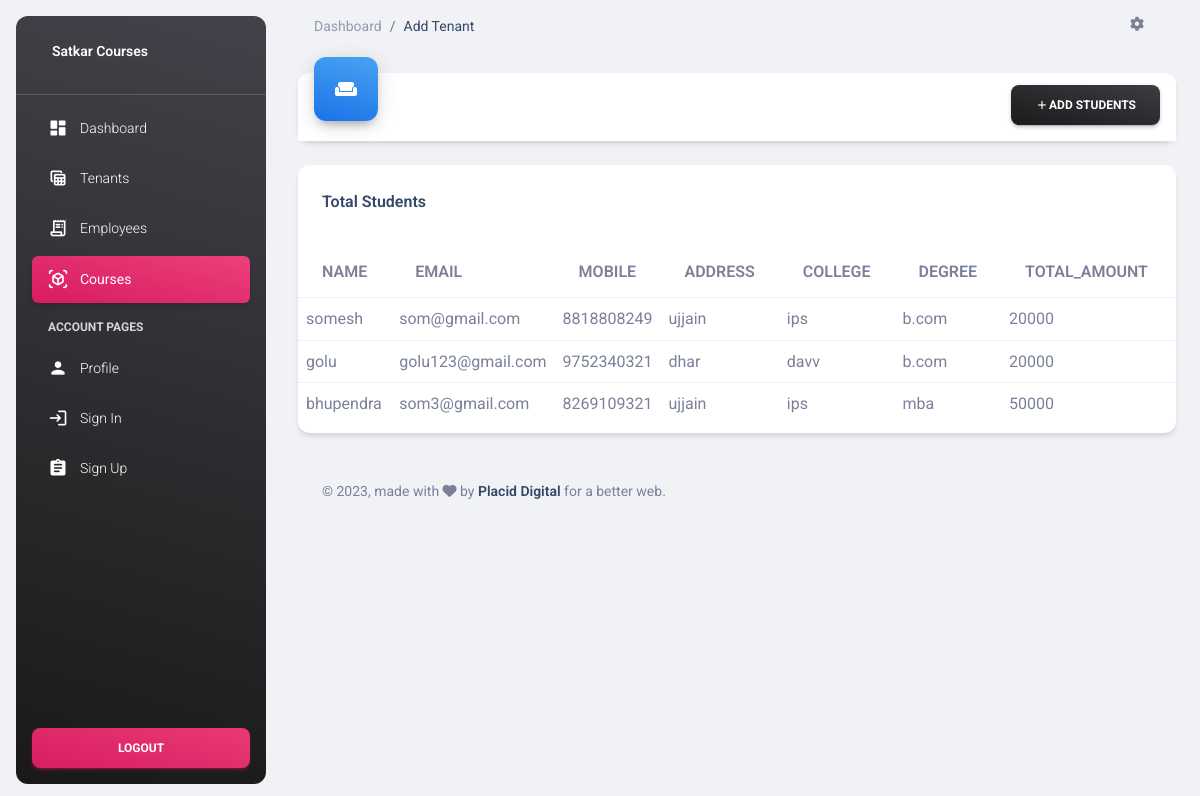
Screenshot of /viewstudents/ with the database file from the repository.
### app/models.py (models this page shows)
class AddStudents(models.Model):
    name = models.CharField(max_length=100)
    email = models.CharField(max_length=100)
    mobile = models.CharField(max_length=100)
    address = models.CharField(max_length=100)
    college = models.CharField(max_length=100)
    degree = models.CharField(max_length=100)
    total_amount = models.IntegerField()
    paid_amount = models.IntegerField()
    due_amount = models.IntegerField()
    course = models.ForeignKey(student_dashboard, on_delete=models.CASCADE)

### app/views.py (the view)
# urls.py: path('viewstudents/',views.viewstudents),
def viewstudents(request):
    data = student_dashboard.objects.all()
    courses = AddStudents.objects.all()
    return render(request,'viewstudents.html',{'data':data,'courses':courses})

### app/templates/viewstudents.html (shortened to what this page needs)
{% load static%}
<!DOCTYPE html>
<html lang="en">
<head>
  <link href="{% static 'css/nucleo-icons.css' %}" rel="stylesheet" />
  <link href="{% static 'css/nucleo-svg.css' %}" rel="stylesheet" />
  <link id="pagestyle" href="{% static 'css/material-dashboard.css' %}" rel="stylesheet" />
</head>
<body class="g-sidenav-show  bg-gray-200">
  <aside
    class="sidenav navbar navbar-vertical navbar-expand-xs border-0 border-radius-xl my-3 fixed-start ms-3   bg-gradient-dark"
    id="sidenav-main">
    <div class="sidenav-header">
      <a class="navbar-brand m-0" href=" " target="_blank">
        <span class="ms-1 font-weight-bold text-white">Satkar Courses</span>
      </a>
    </div>
    <hr class="horizontal light mt-0 mb-2">
    <div class="collapse navbar-collapse  w-auto  max-height-vh-100" id="sidenav-collapse-main">
      <ul class="navbar-nav">
        <li class="nav-item">
          <a class="nav-link text-white" href="/dashboard.html">
            <div class="text-white text-center me-2 d-flex align-items-center justify-content-center">
              <i class="material-icons opacity-10">dashboard</i>
            </div>
            <span class="nav-link-text ms-1">Dashboard</span>
          </a>
        </li>
        <li class="nav-item">
          <a class="nav-link text-white " href="tenants.html">
            <div class="text-white text-center me-2 d-flex align-items-center justify-content-center">
              <i class="material-icons opacity-10">table_view</i>
            </div>
            <span class="nav-link-text ms-1">Tenants</span>
          </a>
        </li>
        <li class="nav-item">
          <a class="nav-link text-white " href="employees.html">
            <div class="text-white text-center me-2 d-flex align-items-center justify-content-center">
              <i class="material-icons opacity-10">receipt_long</i>
            </div>
            <span class="nav-link-text ms-1">Employees</span>
          </a>
        </li>
        <li class="nav-item">
          <a class="nav-link text-white active bg-gradient-primary" href="/courses.html">
            <div class="text-white text-center me-2 d-flex align-items-center justify-content-center">
              <i class="material-icons opacity-10">view_in_ar</i>
            </div>
            <span class="nav-link-text ms-1">Courses</span>
          </a>
        </li>
        <li class="nav-item mt-3">
          <h6 class="ps-4 ms-2 text-uppercase text-xs text-white font-weight-bolder opacity-8">Account pages</h6>
        </li>
        <li class="nav-item">
          <a class="nav-link text-white " href="/profile.html">
            <div class="text-white text-center me-2 d-flex align-items-center justify-content-center">
              <i class="material-icons opacity-10">person</i>
            </div>
            <span class="nav-link-text ms-1">Profile</span>
          </a>
        </li>
        <li class="nav-item">
          <a class="nav-link text-white " href="/">
            <div class="text-white text-center me-2 d-flex align-items-center justify-content-center">
              <i class="material-icons opacity-10">login</i>
            </div>
            <span class="nav-link-text ms-1">Sign In</span>
          </a>
        </li>
        <li class="nav-item">
          <a class="nav-link text-white " href="/sign-up.html">
            <div class="text-white text-center me-2 d-flex align-items-center justify-content-center">
              <i class="material-icons opacity-10">assignment</i>
            </div>
            <span class="nav-link-text ms-1">Sign Up</span>
          </a>
        </li>
      </ul>
    </div>
    <div class="sidenav-footer position-absolute w-100 bottom-0 ">
      <div class="mx-3">
        <a class="btn bg-gradient-primary mt-4 w-100" href="" type="button">Logout</a>
      </div>
    </div>
  </aside>
  <main class="main-content position-relative max-height-vh-100 h-100 border-radius-lg ">
    <nav class="navbar navbar-main navbar-expand-lg px-0 mx-4 shadow-none border-radius-xl" id="navbarBlur"
      navbar-scroll="true">
      <div class="container-fluid py-1 px-3">
        <nav aria-label="breadcrumb">
          <ol class="breadcrumb bg-transparent mb-0 pb-0 pt-1 px-0 me-sm-6 me-5">
            <li class="breadcrumb-item text-sm"><a class="opacity-5 text-dark" href="javascript:;">Dashboard</a></li>
            <li class="breadcrumb-item text-sm text-dark active" aria-current="page">Add Tenant</li>
          </ol>
        </nav>
        <div class="collapse navbar-collapse mt-sm-0 mt-2 me-md-0 me-sm-4" id="navbar">
          <ul class="navbar-nav  justify-content-end">
            <li class="nav-item px-3 d-flex align-items-center">
              <a href="javascript:;" class="nav-link text-body p-0">
                <i class="fa fa-cog fixed-plugin-button-nav cursor-pointer"></i>
              </a>
            </li>
          </ul>
        </div>
      </div>
    </nav>
    <div class="container-fluid py-4">
      <div class="row">
        <div class="col-xl-12 col-sm-6 mb-xl-0 mb-4">
          <div class="card">
            <div class="card-header p-3 pt-2">
              <div
                class="icon icon-lg icon-shape bg-gradient-info shadow-dark text-center border-radius-xl mt-n4 position-absolute">
                <i class="material-icons opacity-10">weekend</i>
              </div>
              <div class="text-end pt-1">
                <a class="btn bg-gradient-dark mb-0" href="javascript:;" data-bs-toggle="modal"
                  data-bs-target="#exampleModal"><i class="material-icons text-sm">add</i>Add Students</a>
              </div>
            </div>
          </div>
        </div>
      </div>
      <div class="row mt-4 mb-4">
        <div class="col-lg-12 col-md-6 mb-md-0 mb-4">
          <div class="card">
            <div class="card-header pb-0">
              <div class="row">
                <div class="col-lg-6 col-7">
                  <h6>Total Students</h6>
                </div>
              </div>
            </div>
            <div class="card-body px-0 pb-2">
              <div class="table-responsive">
                <table class="table align-items-center mb-0">
                  <thead>
                    <th>NAME</th>
                    <th>EMAIL</th>
                    <th>MOBILE</th>
                    <th>ADDRESS</th>
                    <th>COLLEGE</th>
                    <th>DEGREE</th>
                    <th>TOTAL_AMOUNT</th>
                    <th>PAID_AMOUNT</th>
                  </thead>
                  <tbody>
                    {% if courses %}
                     {% for i in courses  %}
                      <tr>
                        <td>{{i.name}}</td>
                        <td>{{i.email}}</td>
                        <td>{{i.mobile}}</td>
                        <td>{{i.address}}</td>
                        <td>{{i.college}}</td>
                        <td>{{i.degree}}</td>
                        <td>{{i.total_amount}}</td>
                        <td>{{i.paid_amount}}</td>
                      </tr>
                     {% endfor %}
                    {% endif %}
                  </tbody>
                </table>
              </div>
            </div>
          </div>
        </div>
      </div>
      <footer class="footer py-4  ">
        <div class="container-fluid">
          <div class="row align-items-center justify-content-lg-between">
            <div class="col-lg-6 mb-lg-0 mb-4">
              <div class="copyright text-center text-sm text-muted text-lg-start">
                ©
                ,
                made with <i class="fa fa-heart"></i> by
                <a href="https://www.placiddigital.com" class="font-weight-bold" target="_blank">Placid Digital</a>
                for a better web.
              </div>
            </div>
          </div>
        </div>
      </footer>
    </div>
  </main>
</body>
</html>

### app/static/css/nucleo-svg.css (style rules this page uses)
.icon { display: inline-block; color: #111111; height: 1em; width: 1em; }
.icon-lg { height: 1.6em; width: 1.6em; }
.icon { fill: currentColor; stroke: none; }

### rows the page displays
AddStudents: name "somesh", email "som@gmail.com", mobile "8818808249", address "ujjain", college "ips", degree "b.com", total_amount "20000"
AddStudents: name "golu", email "golu123@gmail.com", mobile "9752340321", address "dhar", college "davv", degree "b.com", total_amount "20000"
AddStudents: name "bhupendra", email "som3@gmail.com", mobile "8269109321", address "ujjain", college "ips", degree "mba", total_amount "50000"
